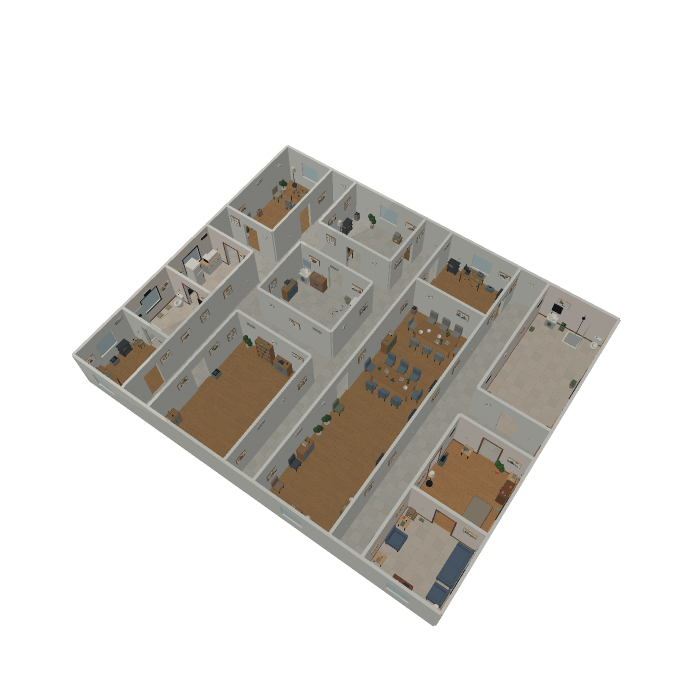
#> input picture images/building_seed7.png, 1400 x 1400 px (shown at 1/2 size); its folder holds only this picture in this run
$ python -i surfaces.py   (imports and definitions only)
#> lines starting #> are read from the running program, lines starting #| are printed output that depends on the picture
"""Deterministic material images and metric box UVs, shared by GUI and RGB cameras."""
from pathlib import Path
import hashlib
import json
import math
import random
import os
import tempfile
import re

from PIL import Image, ImageDraw, ImageFilter, ImageFont
from styles import PROFILE, building_finishes, material_spec


ASSETS = Path(__file__).resolve().parent / "assets" / "procedural"
VERSION = 5
CACHE_LIMIT = 64 * 1024 * 1024


# [96 lines left out: functions decorate_materials, _font, _texture, _material_texture, not called in this run]


PALETTE = [(67, 85, 94), (151, 123, 93), (93, 111, 89), (130, 103, 94), (91, 91, 89)]
BACKDROPS = ((208, 211, 207), (225, 218, 202), (210, 209, 202))


# [84 lines left out: functions _art, _notice, _screen, _sign, not called in this run]


PRINTS = {"art": _art, "notice": _notice, "screen": _screen, "sign": _sign}


# [9 lines left out: function _print_texture, not called in this run]


METRO_STYLES = ("concrete", "lining", "terrazzo", "tactile", "ballast", "metro_tile",
                "wide_sign", "departures", "line_map", "rock")


# [131 lines left out: functions _fit_text, _metro_texture, _metro_print, _metro_cement, _write_texture, not called in this run]


def texture_path(spec):
    return _write_texture(json.dumps(spec, sort_keys=True))


def prepare_textures(scene):
    """CLI calls this before opening the window; no construction appears on screen."""
    paths = {texture_path(box["texture"]) for box in scene["boxes"] if "texture" in box}
    prune_cache(paths)
    return paths


# [59 lines left out: functions prune_cache, box_mesh, not called in this run]

>>> import cv2
>>> picture = cv2.imread('images/building_seed7.png', cv2.IMREAD_GRAYSCALE)
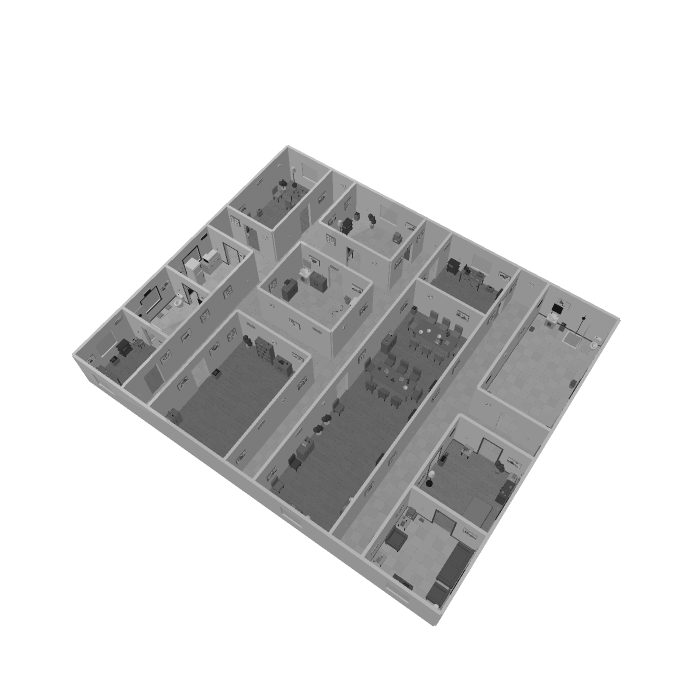
#> picture: shape (1400, 1400) (shown at 1/2 size); min 12, max 255, mean 219.8
#> (the run stopped early here; a loop or call above may not have finished)
